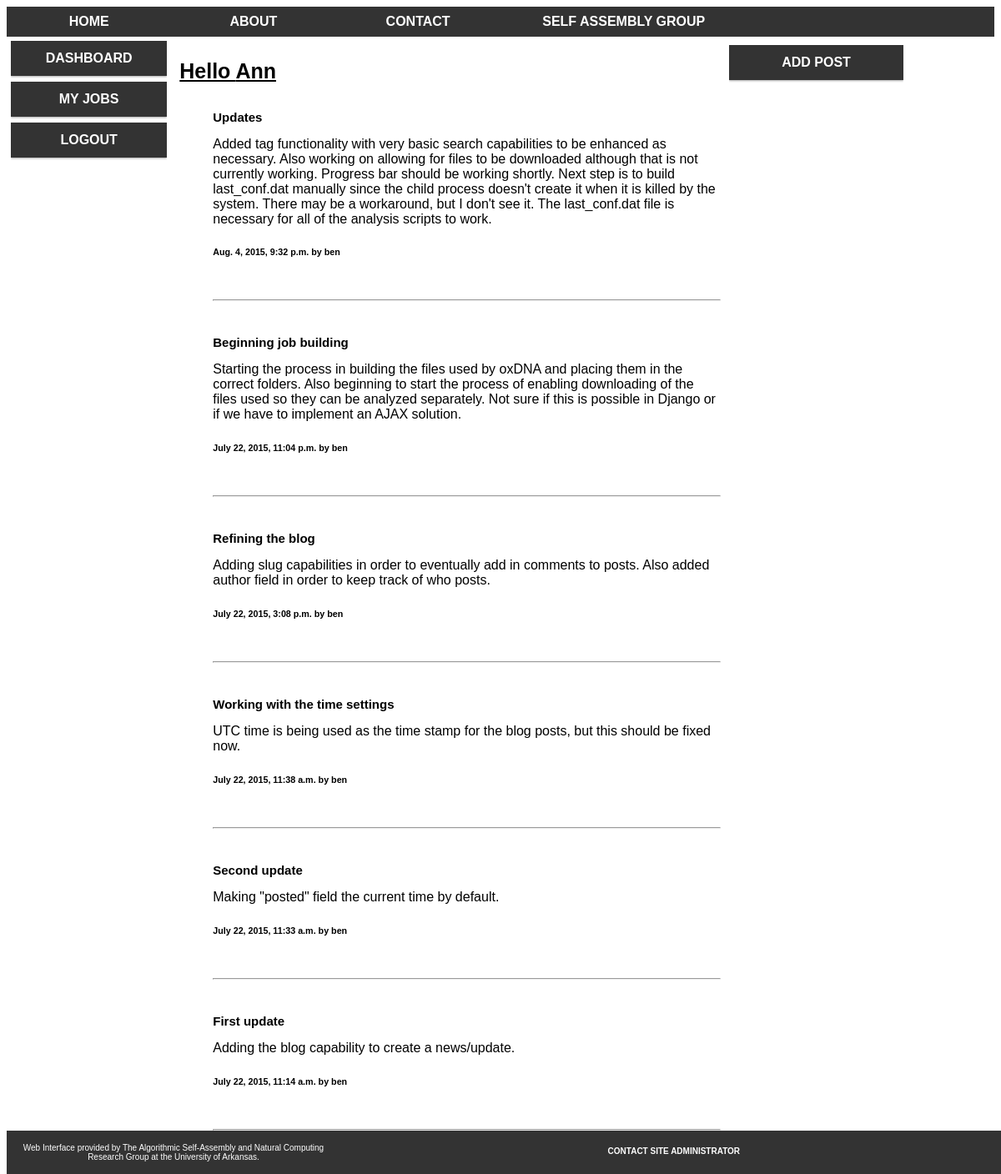
/ox_web/ (signed in), run on the app's committed database.
### ox_web/models.py (models this page shows, shortened)
class Blog(models.Model):
  title = models.CharField(max_length=100, unique=True)
  slug = models.SlugField(max_length=100, unique=True)
  body = models.TextField()
  author = models.CharField(max_length=100)
  posted = models.DateTimeField(default=timezone.now)

### ox_web/views.py (the view)
def index(request):
  blog_list = Blog.objects.order_by('-posted')[:10]
  context_dict = {'blog_list': blog_list}
  return render(request, 'ox_web/index.html', context_dict)

### templates/ox_web/index.html (shortened to what this page needs)
{% extends 'base.html' %}
{% load staticfiles %}
{% block body_block %}
  <div class="col-9">
  {% if user.is_authenticated %}
    <h1 style="text-transform: capitalize;">Hello {{user.username}}</h1>
  {% else %}
    <h1>Please login or register.</h1>
  {% endif %}
  {% if blog_list %}
    <ul>
      {% for post in blog_list %}
        <h3>{{ post.title }}</h3>
        {{ post.body }}
        <h6>{{ post.posted }} by {{ post.author }}</h6>
        <br /><hr><br />
      {% endfor %}
    </ul>
  {% else %}
    There are no posts.
  {% endif %}
  </div>
  <div class="col-3 menu">
    {% if user.is_authenticated %}
    <ul>
      <li><a href="/ox_web/{{ user.username }}/add_post/">Add Post</a></li>
    {% endif %}
  </div>
{% endblock %}

### static/main.css (style rules this page uses)
* { box-sizing: border-box; }
[class*="col-"] { float: left; padding: 5px; }
.col-3 { width: 25%; }
.col-9 { width: 75%; }
html { font-family: "Lucida Sans", sans-serif; }
.menu ul { list-style-type: none; margin: 0; padding: 0; }
.menu li { padding: 8px; margin-bottom: 7px; background-color: #333333; color: #ffffff; box-shadow: 0 1px 3px rgba(0,0,0,0.12), 0 1px 2px rgba(0,0,0,0.24); }
a:link, a:visited { display: block; font-weight: bold; color: #ffffff; text-align: center; padding: 4px; text-decoration: none; text-transform: uppercase; }
ul { overflow: hidden; }
h1 { font-size: 25px; text-decoration: underline }
h3 { font-size: 15px; }

### data on the page
Blog: title "Updates", body "Added tag functionality with very basic search capabilities to be enhanced as necessary. Also working on allowing for files to be downloaded although that is not currently working. Progress bar should be working shortly. Next step is to build last_conf.dat manually since the child process doesn't create it when it is killed by the system. There may be a workaround, but I don't see it. The last_conf.dat file is necessary for all of the analysis scripts to work.", posted "Aug. 4, 2015, 9:32 p.m.", author "ben"
Blog: title "Beginning job building", body "Starting the process in building the files used by oxDNA and placing them in the correct folders. Also beginning to start the process of enabling downloading of the files used so they can be analyzed separately. Not sure if this is possible in Django or if we have to implement an AJAX solution.", posted "July 22, 2015, 11:04 p.m.", author "ben"
Blog: title "Refining the blog", body "Adding slug capabilities in order to eventually add in comments to posts. Also added author field in order to keep track of who posts.", posted "July 22, 2015, 3:08 p.m.", author "ben"
Blog: title "Working with the time settings", body "UTC time is being used as the time stamp for the blog posts, but this should be fixed now.", posted "July 22, 2015, 11:38 a.m.", author "ben"
Blog: title "Second update", body "Making \"posted\" field the current time by default.", posted "July 22, 2015, 11:33 a.m.", author "ben"
Blog: title "First update", body "Adding the blog capability to create a news/update.", posted "July 22, 2015, 11:14 a.m.", author "ben"

### other printed values
{{ user.username }} "Ann"
